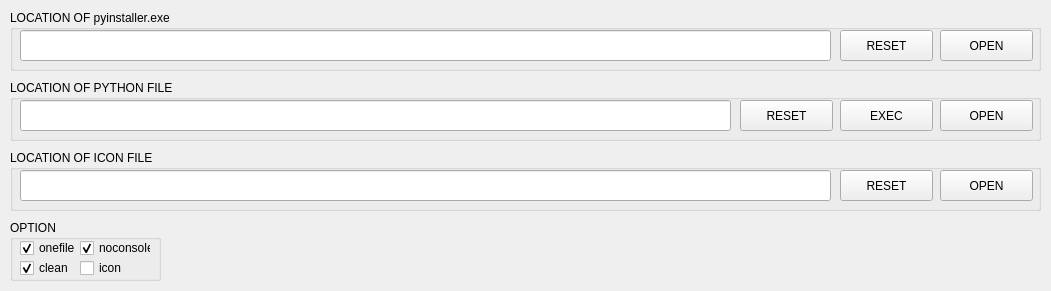
<?xml version="1.0" encoding="UTF-8"?>
<ui version="4.0">
 <class>MainWindow</class>
 <widget class="QMainWindow" name="MainWindow">
  <property name="geometry">
   <rect>
    <x>0</x>
    <y>0</y>
    <width>1051</width>
    <height>291</height>
   </rect>
  </property>
  <property name="minimumSize">
   <size>
    <width>1051</width>
    <height>291</height>
   </size>
  </property>
  <property name="maximumSize">
   <size>
    <width>1051</width>
    <height>291</height>
   </size>
  </property>
  <property name="windowTitle">
   <string>Pyinstaller Front End</string>
  </property>
  <property name="windowIcon">
   <iconset>
    <normaloff>icon.ico</normaloff>icon.ico</iconset>
  </property>
  <property name="unifiedTitleAndToolBarOnMac">
   <bool>false</bool>
  </property>
  <widget class="QWidget" name="centralwidget">
   <widget class="QGroupBox" name="groupBox1">
    <property name="geometry">
     <rect>
      <x>10</x>
      <y>10</y>
      <width>1031</width>
      <height>61</height>
     </rect>
    </property>
    <property name="title">
     <string>LOCATION OF pyinstaller.exe</string>
    </property>
    <widget class="QLineEdit" name="lineEdit1">
     <property name="geometry">
      <rect>
       <x>10</x>
       <y>20</y>
       <width>811</width>
       <height>31</height>
      </rect>
     </property>
    </widget>
    <widget class="QPushButton" name="pushButton2">
     <property name="geometry">
      <rect>
       <x>930</x>
       <y>20</y>
       <width>93</width>
       <height>31</height>
      </rect>
     </property>
     <property name="text">
      <string>OPEN</string>
     </property>
    </widget>
    <widget class="QPushButton" name="pushButton1">
     <property name="geometry">
      <rect>
       <x>830</x>
       <y>20</y>
       <width>93</width>
       <height>31</height>
      </rect>
     </property>
     <property name="text">
      <string>RESET</string>
     </property>
    </widget>
   </widget>
   <widget class="QGroupBox" name="groupBox2">
    <property name="geometry">
     <rect>
      <x>10</x>
      <y>80</y>
      <width>1031</width>
      <height>61</height>
     </rect>
    </property>
    <property name="title">
     <string>LOCATION OF PYTHON FILE</string>
    </property>
    <widget class="QLineEdit" name="lineEdit2">
     <property name="geometry">
      <rect>
       <x>10</x>
       <y>20</y>
       <width>711</width>
       <height>31</height>
      </rect>
     </property>
    </widget>
    <widget class="QPushButton" name="pushButton5">
     <property name="geometry">
      <rect>
       <x>930</x>
       <y>20</y>
       <width>93</width>
       <height>31</height>
      </rect>
     </property>
     <property name="text">
      <string>OPEN</string>
     </property>
    </widget>
    <widget class="QPushButton" name="pushButton4">
     <property name="geometry">
      <rect>
       <x>830</x>
       <y>20</y>
       <width>93</width>
       <height>31</height>
      </rect>
     </property>
     <property name="text">
      <string>EXEC</string>
     </property>
    </widget>
    <widget class="QPushButton" name="pushButton3">
     <property name="geometry">
      <rect>
       <x>730</x>
       <y>20</y>
       <width>93</width>
       <height>31</height>
      </rect>
     </property>
     <property name="text">
      <string>RESET</string>
     </property>
    </widget>
   </widget>
   <widget class="QGroupBox" name="groupBox4">
    <property name="geometry">
     <rect>
      <x>10</x>
      <y>220</y>
      <width>151</width>
      <height>61</height>
     </rect>
    </property>
    <property name="title">
     <string>OPTION</string>
    </property>
    <widget class="QCheckBox" name="checkBox1">
     <property name="geometry">
      <rect>
       <x>10</x>
       <y>20</y>
       <width>61</width>
       <height>16</height>
      </rect>
     </property>
     <property name="text">
      <string>onefile</string>
     </property>
     <property name="checked">
      <bool>true</bool>
     </property>
    </widget>
    <widget class="QCheckBox" name="checkBox2">
     <property name="geometry">
      <rect>
       <x>10</x>
       <y>40</y>
       <width>61</width>
       <height>16</height>
      </rect>
     </property>
     <property name="text">
      <string>clean</string>
     </property>
     <property name="checked">
      <bool>true</bool>
     </property>
    </widget>
    <widget class="QCheckBox" name="checkBox3">
     <property name="geometry">
      <rect>
       <x>70</x>
       <y>20</y>
       <width>71</width>
       <height>16</height>
      </rect>
     </property>
     <property name="text">
      <string>noconsole</string>
     </property>
     <property name="checked">
      <bool>true</bool>
     </property>
    </widget>
    <widget class="QCheckBox" name="checkBox4">
     <property name="geometry">
      <rect>
       <x>70</x>
       <y>40</y>
       <width>71</width>
       <height>16</height>
      </rect>
     </property>
     <property name="text">
      <string>icon</string>
     </property>
     <property name="checked">
      <bool>false</bool>
     </property>
    </widget>
   </widget>
   <widget class="QGroupBox" name="groupBox3">
    <property name="geometry">
     <rect>
      <x>10</x>
      <y>150</y>
      <width>1031</width>
      <height>61</height>
     </rect>
    </property>
    <property name="title">
     <string>LOCATION OF ICON FILE</string>
    </property>
    <widget class="QLineEdit" name="lineEdit3">
     <property name="geometry">
      <rect>
       <x>10</x>
       <y>20</y>
       <width>811</width>
       <height>31</height>
      </rect>
     </property>
    </widget>
    <widget class="QPushButton" name="pushButton7">
     <property name="geometry">
      <rect>
       <x>930</x>
       <y>20</y>
       <width>93</width>
       <height>31</height>
      </rect>
     </property>
     <property name="text">
      <string>OPEN</string>
     </property>
    </widget>
    <widget class="QPushButton" name="pushButton6">
     <property name="geometry">
      <rect>
       <x>830</x>
       <y>20</y>
       <width>93</width>
       <height>31</height>
      </rect>
     </property>
     <property name="text">
      <string>RESET</string>
     </property>
    </widget>
   </widget>
  </widget>
 </widget>
 <resources/>
 <connections/>
</ui>
